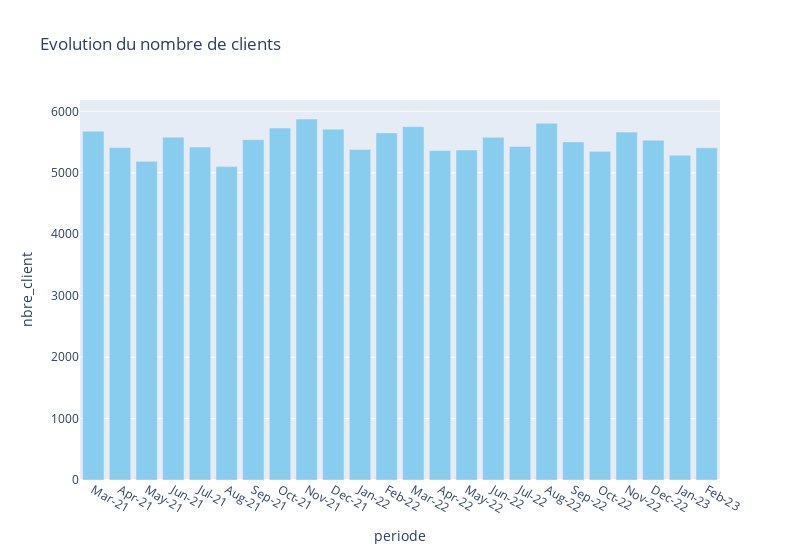

The code cell stored with this chart in its notebook:
### Code cell
px.bar(nombre_client, x="periode", 
              y="nbre_client", color_discrete_sequence= px.colors.qualitative.Safe, width= 800, 
             title="Evolution du nombre de clients")

### Figure 1 — Plotly figure (JSON) as saved in the notebook; plotly's stock layout.template omitted (floating-point values rounded to 4 significant figures)
{"data": [{"alignmentgroup": "True", "hovertemplate": "periode=%{x}<br>nbre_client=%{y}<extra></extra>", "legendgroup": "", "marker": {"color": "rgb(136, 204, 238)", "pattern": {"shape": ""}}, "name": "", "offsetgroup": "", "orientation": "v", "showlegend": false, "textposition": "auto", "type": "bar", "x": ["Mar-21", "Apr-21", "May-21", "Jun-21", "Jul-21", "Aug-21", "Sep-21", "Oct-21", "Nov-21", "Dec-21", "Jan-22", "Feb-22", "Mar-22", "Apr-22", "May-22", "Jun-22", "Jul-22", "Aug-22", "Sep-22", "Oct-22", "Nov-22", "Dec-22", "Jan-23", "Feb-23"], "xaxis": "x", "y": [5676, 5411, 5186, 5579, 5418, 5100, 5539, 5728, 5875, 5709, 5378, 5649, 5750, 5361, 5370, 5578, 5426, 5805, 5502, 5349, 5662, 5531, 5287, 5406], "yaxis": "y"}], "layout": {"barmode": "relative", "legend": {"tracegroupgap": 0}, "title": {"text": "Evolution du nombre de clients"}, "width": 800, "xaxis": {"anchor": "y", "domain": [0, 1], "title": {"text": "periode"}}, "yaxis": {"anchor": "x", "domain": [0, 1], "title": {"text": "nbre_client"}}}}
